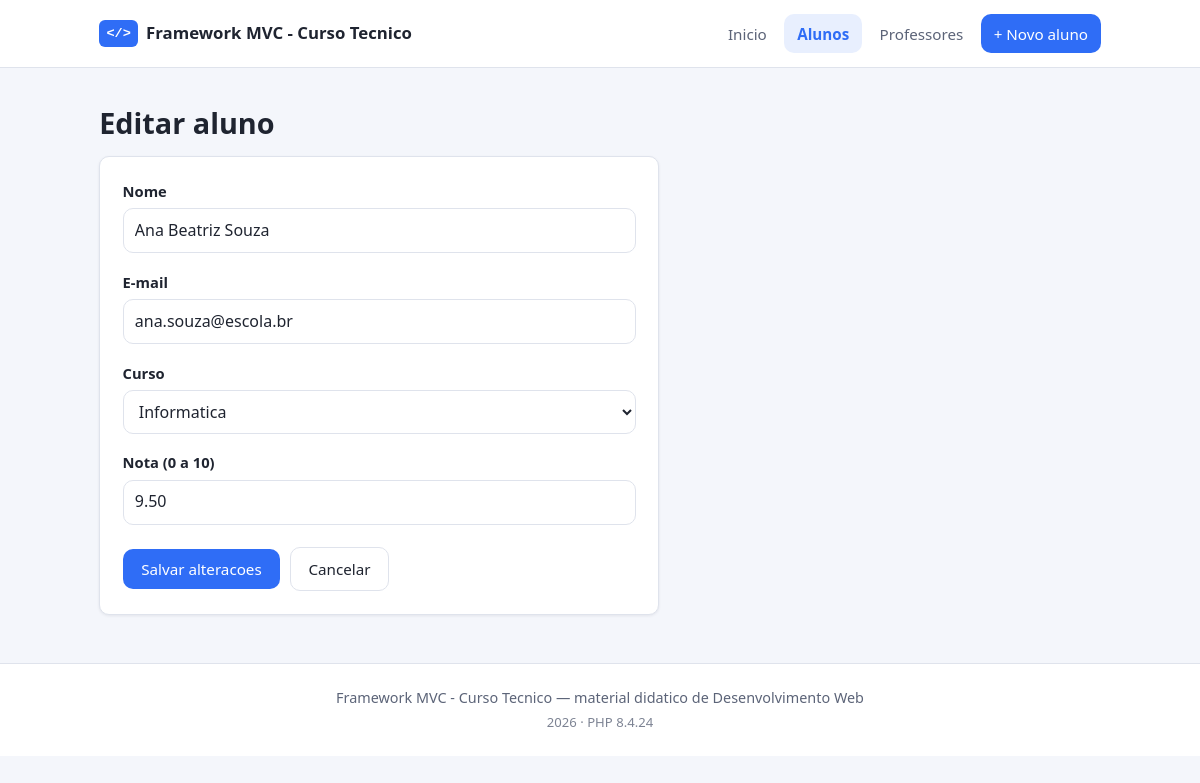
/phpprojeto/alunos/editar/1, run on the app's committed database.
### tables this page shows
CREATE TABLE alunos (
    id        INT AUTO_INCREMENT PRIMARY KEY,
    nome      VARCHAR(100)  NOT NULL,
    email     VARCHAR(150)  NOT NULL UNIQUE,
    curso     VARCHAR(60)   NOT NULL,
    nota      DECIMAL(4,2)      NULL,
    criado_em TIMESTAMP     NOT NULL DEFAULT CURRENT_TIMESTAMP,
    INDEX idx_alunos_curso (curso)
);

### phpprojeto/nucleo/Controller.php (called while the page is built, shortened)
<?php
abstract class Controller
{
    protected function view(string $view, array $dados = [], ?string $layout = 'template/layout'): void
    {
        View::renderizar($view, $dados, $layout);
    }
}

### phpprojeto/controllers/AlunosController.php (called while the page is built, shortened)
<?php
class AlunosController extends Controller
{
    private Aluno $alunos;
    public function __construct()
    {
        $this->alunos = new Aluno();
    }
    public function editar(string $id): void
    {
        $aluno = $this->alunos->buscar($id);
        $this->view('alunos/formulario', [
            'titulo' => 'Editar aluno',
            'aluno'  => $aluno,
            'acao'   => url('alunos/atualizar/' . $aluno['id']),
        ]);
    }
}

### phpprojeto/index.php (called while the page is built, shortened)
<?php
(new Nucleo\App())->executar();

### phpprojeto/nucleo/Autoloader.php (called while the page is built, shortened)
<?php
class Autoloader
{
    private static array $mapa = [];
    public static function adicionar(string $namespace, string $diretorio): void
    {
        self::$mapa[trim($namespace, '\\') . '\\'] = rtrim($diretorio, '/');
    }
    public static function carregar(string $classe): void
    {
        foreach (self::$mapa as $prefixo => $diretorio) {
            if (!str_starts_with($classe, $prefixo)) {
                continue;
            }
            $relativo = substr($classe, strlen($prefixo));
            $arquivo  = $diretorio . '/' . str_replace('\\', '/', $relativo) . '.php';
            if (is_file($arquivo)) {
                return;
            }
        }
    }
}

### phpprojeto/nucleo/Sql.php (called while the page is built, shortened)
<?php
class Sql
{
    public static function identificador(string $nome, string $tipo = 'identificador'): string
    {
        $nome = trim($nome);
        return $nome;
    }
}

### phpprojeto/nucleo/Model.php (called while the page is built, shortened)
<?php
abstract class Model
{
    protected string $tabela = '';
    protected string $chavePrimaria = 'id';
    public function __construct()
    {
        $this->tabela        = Sql::identificador($this->tabela, 'tabela');
        $this->chavePrimaria = Sql::identificador($this->chavePrimaria, 'coluna');
    }
    protected function pdo(): PDO
    {
        return Database::conexao();
    }
    public function consultar(string $sql, array $parametros = []): array
    {
        $stmt = $this->pdo()->prepare($sql);
        $stmt->execute($parametros);
        return $stmt->fetchAll();
    }
    public function buscar(int|string $id): ?array
    {
        $sql  = "SELECT * FROM {$this->tabela} WHERE {$this->chavePrimaria} = ? LIMIT 1";
        $linhas = $this->consultar($sql, [$id]);
        return $linhas[0] ?? null;
    }
}

### phpprojeto/nucleo/Config.php (called while the page is built, shortened)
<?php
class Config
{
    private static array $itens = [];
    public static function carregar(string $diretorio): void
    {
        foreach (glob($diretorio . '/*.php') as $arquivo) {
            self::$itens[basename($arquivo, '.php')] = require $arquivo;
        }
    }
    public static function obter(string $chave, mixed $padrao = null): mixed
    {
        $atual = self::$itens;
        foreach (explode('.', $chave) as $parte) {
            $atual = $atual[$parte];
        }
        return $atual;
    }
}

### phpprojeto/nucleo/Database.php (called while the page is built, shortened)
<?php
class Database
{
    private static ?PDO $conexao = null;
    public static function conexao(): PDO
    {
        if (self::$conexao === null) {
            self::$conexao = self::criar();
        }
        return self::$conexao;
    }
    private static function criar(): PDO
    {
        $driver  = Config::obter('banco.driver', 'sqlite');
        $opcoes  = [
            PDO::ATTR_ERRMODE            => PDO::ERRMODE_EXCEPTION,
            PDO::ATTR_DEFAULT_FETCH_MODE => PDO::FETCH_ASSOC,
            PDO::ATTR_EMULATE_PREPARES   => false,
        ];
        try {
            if ($driver === 'mysql') {
                $c   = Config::obter('banco.mysql');
                $dsn = sprintf(
                    'mysql:host=%s;port=%d;dbname=%s;charset=%s',
                    $c['host'],
                    $c['porta'],
                    $c['banco'],
                    $c['charset']
                );
                return new PDO($dsn, $c['usuario'], $c['senha'], $opcoes);
            }
        } catch (PDOException $e) {
            throw new RuntimeException(
                'Nao foi possivel conectar ao banco de dados: ' . $e->getMessage(),
                0,
                $e
            );
        }
        throw new RuntimeException("Driver de banco desconhecido: {$driver}");
    }
}

### phpprojeto/nucleo/helpers.php (called while the page is built, shortened)
<?php
if (!function_exists('e')) {
    function e(?string $texto): string
    {
        return htmlspecialchars((string) $texto, ENT_QUOTES | ENT_SUBSTITUTE, 'UTF-8');
    }
}
if (!function_exists('url_base')) {
    function url_base(): string
    {
        $configurado = (string) Config::obter('app.url_base', '');
        $script = $_SERVER['SCRIPT_NAME'] ?? '/index.php';
        $pasta  = str_replace('\\', '/', dirname($script));
        return $pasta === '/' || $pasta === '.' ? '' : rtrim($pasta, '/');
    }
}
if (!function_exists('url')) {
    function url(string $rota = ''): string
    {
        $rota = trim($rota, '/');
        return url_base() . '/' . $rota;
    }
}
if (!function_exists('antigo')) {
    function antigo(string $campo, mixed $padrao = ''): mixed
    {
        return Sessao::entradaAntiga()[$campo] ?? $padrao;
    }
}
if (!function_exists('tem_erro')) {
    function tem_erro(string $campo): bool
    {
        return isset(Sessao::erros()[$campo]);
    }
}

### phpprojeto/nucleo/Sessao.php (called while the page is built, shortened)
<?php
class Sessao
{
    private static array $entradaAntiga = [];
    private static array $errosAntigos = [];
    public static function iniciarRequisicao(): void
    {
        self::$entradaAntiga  = $_SESSION['_entrada'] ?? [];
        self::$errosAntigos   = $_SESSION['_erros'] ?? [];
    }
    public static function erros(): array
    {
        return self::$errosAntigos;
    }
    public static function entradaAntiga(): array
    {
        return self::$entradaAntiga;
    }
}

### phpprojeto/views/alunos/formulario.php (the view, shortened to what this page needs)
<?php
$editando = $aluno !== null;
?>
<h1><?= $editando ? 'Editar aluno' : 'Novo aluno' ?></h1>
<form method="POST" action="<?= e($acao) ?>" class="formulario">
    <div class="campo <?= tem_erro('nome') ? 'campo--erro' : '' ?>">
        <label for="nome">Nome</label>
        <input
            type="text"
            id="nome"
            name="nome"
            value="<?= e(antigo('nome', $aluno['nome'] ?? '')) ?>"
            required
        >
    </div>
    <div class="campo <?= tem_erro('email') ? 'campo--erro' : '' ?>">
        <label for="email">E-mail</label>
        <input
            type="email"
            id="email"
            name="email"
            value="<?= e(antigo('email', $aluno['email'] ?? '')) ?>"
            required
        >
    </div>
    <div class="campo <?= tem_erro('curso') ? 'campo--erro' : '' ?>">
        <label for="curso">Curso</label>
        <select id="curso" name="curso" required>
            <?php
            $cursoAtual = (string) antigo('curso', $aluno['curso'] ?? '');
            foreach (Aluno::CURSOS as $curso):
            ?>
                <option value="<?= e($curso) ?>" <?= $cursoAtual === $curso ? 'selected' : '' ?>>
                    <?= e($curso) ?>
                </option>
            <?php endforeach ?>
        </select>
    </div>
    <div class="campo <?= tem_erro('nota') ? 'campo--erro' : '' ?>">
        <label for="nota">Nota (0 a 10)</label>
        <input
            type="number"
            id="nota"
            name="nota"
            step="0.1"
            min="0"
            max="10"
            value="<?= e((string) antigo('nota', $aluno['nota'] ?? '')) ?>"
        >
    </div>
    <div class="formulario__acoes">
        <button type="submit" class="botao">
            <?= $editando ? 'Salvar alteracoes' : 'Cadastrar' ?>
        </button>
        <a class="botao botao--secundario" href="<?= url('alunos') ?>">Cancelar</a>
    </div>
</form>

### phpprojeto/views/css/estilo.css (style rules this page uses)
:root { --cor-fundo: #f4f6fb; --cor-superficie: #ffffff; --cor-borda: #dfe3ec; --cor-texto: #1f2430; --cor-texto-suave: #5c6478; --cor-primaria: #2f6df6; --cor-primaria-esc: #1f4fc4; --cor-sucesso: #1e8f5a; --cor-erro: #d13c3c; --cor-aviso: #b8860b; --raio: 10px; --sombra: 0 1px 3px rgba(23, 30, 51, .08); --largura-maxima: 1040px; }
* { box-sizing: border-box; }
body { margin: 0; font-family: system-ui, -apple-system, "Segoe UI", Roboto, Arial, sans-serif; font-size: 16px; line-height: 1.6; color: var(--cor-texto); background: var(--cor-fundo); }
a { color: var(--cor-primaria); text-decoration: none; }
h1 { font-size: 1.8rem; margin: 0 0 .6rem; }
.botao { display: inline-block; padding: .55rem 1.1rem; border: 1px solid transparent; border-radius: var(--raio); background: var(--cor-primaria); color: #fff; font-size: .95rem; font-family: inherit; cursor: pointer; }
.botao--secundario { background: var(--cor-superficie); color: var(--cor-texto); border-color: var(--cor-borda); }
.formulario { background: var(--cor-superficie); border: 1px solid var(--cor-borda); border-radius: var(--raio); padding: 1.4rem; max-width: 560px; box-shadow: var(--sombra); }
.campo { margin-bottom: 1.1rem; }
.campo label { display: block; margin-bottom: .3rem; font-weight: 600; font-size: .92rem; }
.campo input, .campo select, .campo textarea { width: 100%; padding: .55rem .7rem; border: 1px solid var(--cor-borda); border-radius: var(--raio); font: inherit; background: #fff; color: var(--cor-texto); }
.formulario__acoes { display: flex; gap: .6rem; align-items: center; margin-top: 1.4rem; }

### data on the page
alunos: nome "Ana Beatriz Souza", email "ana.souza@escola.br", nota "9.50"

### other printed values
$nomeDoSite "Framework MVC - Curso Tecnico"
$item['texto'] "Inicio"
$item['texto'] "Alunos"
$item['texto'] "Professores"
Nucleo\Config::obter('app.nome', 'Framework MVC') "Framework MVC - Curso Tecnico"
PHP_VERSION "8.4.24"
form field curso "Informatica"
